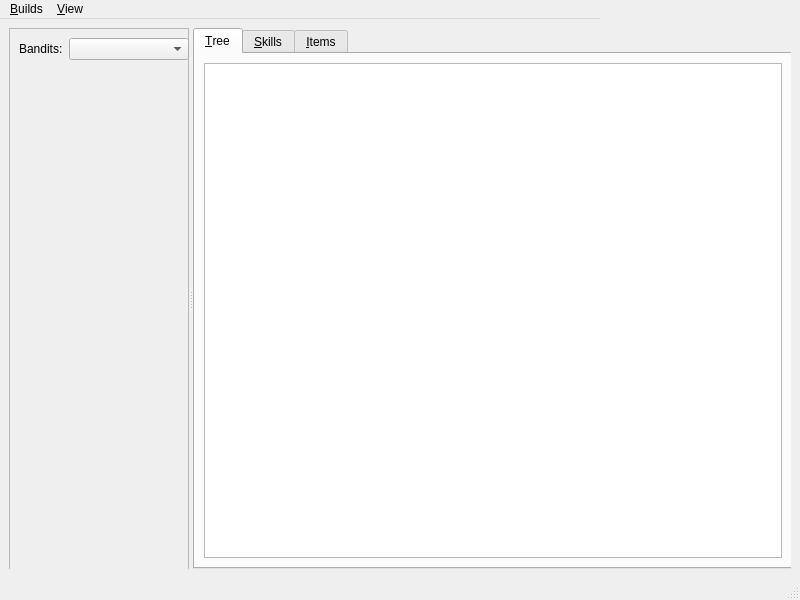
<?xml version="1.0" encoding="UTF-8"?>
<ui version="4.0">
 <class>MainWindow</class>
 <widget class="QMainWindow" name="MainWindow">
  <property name="geometry">
   <rect>
    <x>0</x>
    <y>0</y>
    <width>800</width>
    <height>600</height>
   </rect>
  </property>
  <property name="minimumSize">
   <size>
    <width>800</width>
    <height>600</height>
   </size>
  </property>
  <property name="windowTitle">
   <string notr="true">Path of Building</string>
  </property>
  <widget class="QWidget" name="centralwidget">
   <layout class="QHBoxLayout" name="horizontalLayout">
    <item>
     <widget class="QSplitter" name="mainsplitter">
      <property name="autoFillBackground">
       <bool>false</bool>
      </property>
      <property name="styleSheet">
       <string notr="true"/>
      </property>
      <property name="orientation">
       <enum>Qt::Horizontal</enum>
      </property>
      <widget class="QFrame" name="frame">
       <property name="sizePolicy">
        <sizepolicy hsizetype="Preferred" vsizetype="Preferred">
         <horstretch>1</horstretch>
         <verstretch>0</verstretch>
        </sizepolicy>
       </property>
       <property name="minimumSize">
        <size>
         <width>180</width>
         <height>600</height>
        </size>
       </property>
       <property name="maximumSize">
        <size>
         <width>400</width>
         <height>2000</height>
        </size>
       </property>
       <property name="sizeIncrement">
        <size>
         <width>10</width>
         <height>0</height>
        </size>
       </property>
       <property name="baseSize">
        <size>
         <width>200</width>
         <height>0</height>
        </size>
       </property>
       <property name="frameShape">
        <enum>QFrame::StyledPanel</enum>
       </property>
       <property name="frameShadow">
        <enum>QFrame::Raised</enum>
       </property>
       <widget class="QWidget" name="layoutWidget">
        <property name="geometry">
         <rect>
          <x>10</x>
          <y>10</y>
          <width>170</width>
          <height>24</height>
         </rect>
        </property>
        <layout class="QFormLayout" name="formLayout">
         <item row="0" column="0">
          <widget class="QLabel" name="bandit_label">
           <property name="text">
            <string>Bandits:</string>
           </property>
          </widget>
         </item>
         <item row="0" column="1">
          <widget class="QComboBox" name="bandit_comboBox">
           <property name="minimumSize">
            <size>
             <width>120</width>
             <height>0</height>
            </size>
           </property>
           <property name="sizeAdjustPolicy">
            <enum>QComboBox::AdjustToContentsOnFirstShow</enum>
           </property>
           <property name="minimumContentsLength">
            <number>60</number>
           </property>
           <property name="placeholderText">
            <string>Make  a Selection</string>
           </property>
           <property name="modelColumn">
            <number>0</number>
           </property>
           <item>
            <property name="text">
             <string>2 Passives Points</string>
            </property>
           </item>
           <item>
            <property name="text">
             <string>Oak (Life Regen, Phys.Dmg. Reduction, Phys.Dmg)</string>
            </property>
           </item>
          </widget>
         </item>
        </layout>
       </widget>
      </widget>
      <widget class="QTabWidget" name="tabWidget">
       <property name="sizePolicy">
        <sizepolicy hsizetype="Expanding" vsizetype="Expanding">
         <horstretch>2</horstretch>
         <verstretch>0</verstretch>
        </sizepolicy>
       </property>
       <property name="minimumSize">
        <size>
         <width>600</width>
         <height>500</height>
        </size>
       </property>
       <property name="accessibleName">
        <string/>
       </property>
       <property name="styleSheet">
        <string notr="true"/>
       </property>
       <property name="currentIndex">
        <number>0</number>
       </property>
       <widget class="QWidget" name="tabTree">
        <attribute name="title">
         <string>&amp;Tree</string>
        </attribute>
        <layout class="QHBoxLayout" name="horizontalLayout_2">
         <item>
          <widget class="QGraphicsView" name="graphicsView"/>
         </item>
        </layout>
       </widget>
       <widget class="QWidget" name="tabSkills">
        <attribute name="title">
         <string>&amp;Skills</string>
        </attribute>
       </widget>
       <widget class="QWidget" name="tabItems">
        <attribute name="title">
         <string>&amp;Items</string>
        </attribute>
       </widget>
      </widget>
     </widget>
    </item>
   </layout>
  </widget>
  <widget class="QMenuBar" name="menubar">
   <property name="geometry">
    <rect>
     <x>0</x>
     <y>0</y>
     <width>600</width>
     <height>22</height>
    </rect>
   </property>
   <property name="minimumSize">
    <size>
     <width>400</width>
     <height>0</height>
    </size>
   </property>
   <property name="maximumSize">
    <size>
     <width>600</width>
     <height>24</height>
    </size>
   </property>
   <widget class="QMenu" name="menuWidget">
    <property name="title">
     <string>&amp;Builds</string>
    </property>
    <addaction name="actionNew"/>
    <addaction name="actionOpen"/>
    <addaction name="actionSave"/>
    <addaction name="separator"/>
    <addaction name="actionExit"/>
    <addaction name="separator"/>
   </widget>
   <widget class="QMenu" name="menuView">
    <property name="title">
     <string>&amp;View</string>
    </property>
    <addaction name="actionLight"/>
    <addaction name="actionDark"/>
    <addaction name="actionStandard"/>
    <addaction name="actionDarcula"/>
   </widget>
   <addaction name="menuWidget"/>
   <addaction name="menuView"/>
  </widget>
  <widget class="QStatusBar" name="statusbar">
   <property name="enabled">
    <bool>true</bool>
   </property>
  </widget>
  <action name="actionNew">
   <property name="text">
    <string>New</string>
   </property>
   <property name="toolTip">
    <string>Start a new build</string>
   </property>
   <property name="shortcut">
    <string>Ctrl+N</string>
   </property>
  </action>
  <action name="actionSave">
   <property name="text">
    <string>Save</string>
   </property>
   <property name="toolTip">
    <string>Save this build</string>
   </property>
   <property name="shortcut">
    <string>Ctrl+S</string>
   </property>
  </action>
  <action name="actionExit">
   <property name="icon">
    <iconset theme="application-exit">
     <normaloff>.</normaloff>.</iconset>
   </property>
   <property name="text">
    <string>Exit</string>
   </property>
   <property name="toolTip">
    <string>Exit Path of Building</string>
   </property>
   <property name="shortcut">
    <string>Ctrl+X</string>
   </property>
  </action>
  <action name="actionOpen">
   <property name="text">
    <string>Open</string>
   </property>
   <property name="shortcut">
    <string>Ctrl+O</string>
   </property>
  </action>
  <action name="actionTree">
   <property name="enabled">
    <bool>true</bool>
   </property>
   <property name="text">
    <string>Tree</string>
   </property>
   <property name="toolTip">
    <string>Switch Tabs</string>
   </property>
   <property name="shortcut">
    <string>Ctrl+1</string>
   </property>
   <property name="autoRepeat">
    <bool>false</bool>
   </property>
   <property name="visible">
    <bool>true</bool>
   </property>
  </action>
  <action name="actionSkills">
   <property name="enabled">
    <bool>true</bool>
   </property>
   <property name="text">
    <string>Skills</string>
   </property>
   <property name="toolTip">
    <string>Switch Tabs</string>
   </property>
   <property name="shortcut">
    <string>Ctrl+2</string>
   </property>
   <property name="autoRepeat">
    <bool>false</bool>
   </property>
   <property name="visible">
    <bool>true</bool>
   </property>
  </action>
  <action name="actionItems">
   <property name="enabled">
    <bool>true</bool>
   </property>
   <property name="text">
    <string>Items</string>
   </property>
   <property name="toolTip">
    <string>Switch Tabs</string>
   </property>
   <property name="shortcut">
    <string>Ctrl+3</string>
   </property>
   <property name="autoRepeat">
    <bool>false</bool>
   </property>
   <property name="visible">
    <bool>true</bool>
   </property>
  </action>
  <action name="actionNotes">
   <property name="enabled">
    <bool>true</bool>
   </property>
   <property name="text">
    <string>Notes</string>
   </property>
   <property name="toolTip">
    <string>Switch Tabs</string>
   </property>
   <property name="shortcut">
    <string>Ctrl+4</string>
   </property>
   <property name="autoRepeat">
    <bool>false</bool>
   </property>
   <property name="visible">
    <bool>true</bool>
   </property>
  </action>
  <action name="actionFive">
   <property name="text">
    <string>Five</string>
   </property>
   <property name="shortcut">
    <string>Ctrl+5</string>
   </property>
  </action>
  <action name="actionLight">
   <property name="text">
    <string>Light</string>
   </property>
   <property name="whatsThis">
    <string>light</string>
   </property>
  </action>
  <action name="actionDark">
   <property name="text">
    <string>Dark</string>
   </property>
   <property name="whatsThis">
    <string>dark</string>
   </property>
  </action>
  <action name="actionFusion">
   <property name="text">
    <string>Fusion</string>
   </property>
   <property name="whatsThis">
    <string>Fusion</string>
   </property>
  </action>
  <action name="actionStandard">
   <property name="text">
    <string>Standard</string>
   </property>
   <property name="whatsThis">
    <string/>
   </property>
   <property name="shortcut">
    <string>Ctrl+0</string>
   </property>
  </action>
  <action name="actionDarcula">
   <property name="text">
    <string>Dracula</string>
   </property>
   <property name="whatsThis">
    <string>Windows</string>
   </property>
  </action>
 </widget>
 <resources>
  <include location="main.qrc"/>
 </resources>
 <connections/>
</ui>
